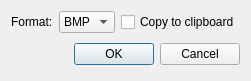
<?xml version="1.0" encoding="UTF-8"?>
<ui version="4.0">
 <class>base64Dialog</class>
 <widget class="QDialog" name="base64Dialog">
  <property name="geometry">
   <rect>
    <x>0</x>
    <y>0</y>
    <width>222</width>
    <height>78</height>
   </rect>
  </property>
  <property name="windowTitle">
   <string>Export as base64</string>
  </property>
  <layout class="QGridLayout" name="gridLayout">
   <item row="0" column="0">
    <layout class="QHBoxLayout" name="horizontalLayout">
     <item>
      <widget class="QLabel" name="formatLabel">
       <property name="text">
        <string>Format:</string>
       </property>
      </widget>
     </item>
     <item>
      <widget class="QComboBox" name="formatBox">
       <item>
        <property name="text">
         <string>BMP</string>
        </property>
       </item>
       <item>
        <property name="text">
         <string>JPG</string>
        </property>
       </item>
       <item>
        <property name="text">
         <string>PNG</string>
        </property>
       </item>
      </widget>
     </item>
    </layout>
   </item>
   <item row="0" column="1">
    <widget class="QCheckBox" name="clipboardCheck">
     <property name="text">
      <string>Copy to clipboard</string>
     </property>
    </widget>
   </item>
   <item row="1" column="0" colspan="2">
    <layout class="QHBoxLayout">
     <property name="spacing">
      <number>6</number>
     </property>
     <property name="leftMargin">
      <number>0</number>
     </property>
     <property name="topMargin">
      <number>0</number>
     </property>
     <property name="rightMargin">
      <number>0</number>
     </property>
     <property name="bottomMargin">
      <number>0</number>
     </property>
     <item>
      <spacer>
       <property name="orientation">
        <enum>Qt::Horizontal</enum>
       </property>
       <property name="sizeHint" stdset="0">
        <size>
         <width>131</width>
         <height>31</height>
        </size>
       </property>
      </spacer>
     </item>
     <item>
      <widget class="QPushButton" name="okButton">
       <property name="text">
        <string>OK</string>
       </property>
      </widget>
     </item>
     <item>
      <widget class="QPushButton" name="cancelButton">
       <property name="text">
        <string>Cancel</string>
       </property>
      </widget>
     </item>
    </layout>
   </item>
  </layout>
 </widget>
 <resources/>
 <connections>
  <connection>
   <sender>cancelButton</sender>
   <signal>clicked()</signal>
   <receiver>base64Dialog</receiver>
   <slot>reject()</slot>
   <hints>
    <hint type="sourcelabel">
     <x>369</x>
     <y>253</y>
    </hint>
    <hint type="destinationlabel">
     <x>179</x>
     <y>282</y>
    </hint>
   </hints>
  </connection>
  <connection>
   <sender>okButton</sender>
   <signal>clicked()</signal>
   <receiver>base64Dialog</receiver>
   <slot>accept()</slot>
   <hints>
    <hint type="sourcelabel">
     <x>93</x>
     <y>52</y>
    </hint>
    <hint type="destinationlabel">
     <x>110</x>
     <y>38</y>
    </hint>
   </hints>
  </connection>
 </connections>
</ui>
